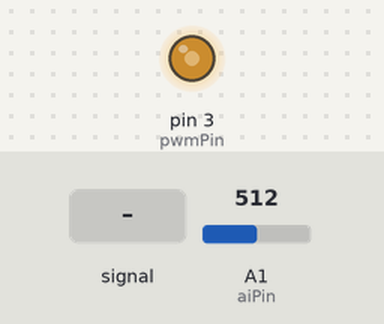
Recording of a sketch running on a simulated Arduino Uno, built with avr-gcc and run on an emulated ATmega328P. On the bench: output pins drawn as LEDs (lit = HIGH). The inputs (shaded band) are chosen by the test bench; at power-on: A1 (aiPin) = 512.

Above: at 12.3 s.
12.4 s: A1 (aiPin) fed a 2 Hz sine of ±306 counts around its level
At 12.89 s:
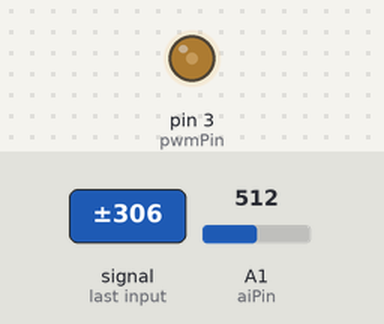
15.4 s: A1 (aiPin) set to 716
16.9 s: A1 (aiPin) set to 306
At 17.5 s:
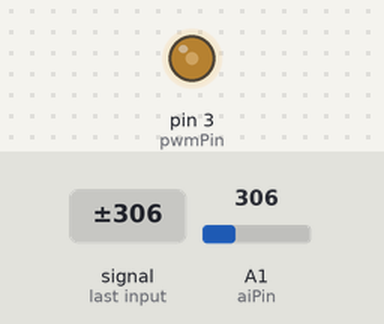
18.4 s: A1 (aiPin) fed a 200 Hz sine of ±255 counts around its level
At 19.1 s:
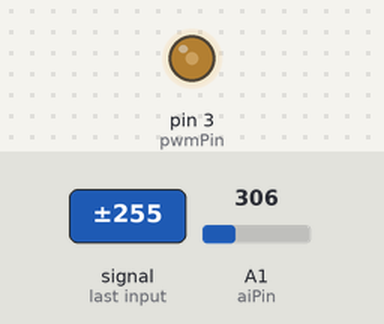
Timing chart, 0 to 20.9 s (numbered marks = the images above; inputs shaded):
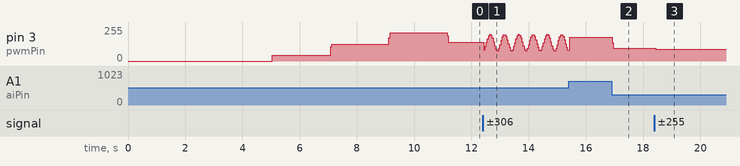

The sketch:

mA_to_PWM_Converter.ino
```cpp
int aiPin = A1;
int pwmPin = 3;
int maxOnTime = 128; //microseconds
int onTime = 0;
int aiRead = 0;

void setup() {

  ADCSRA &= ~(bit (ADPS0) | bit (ADPS1) | bit (ADPS2)); // clear prescaler bits
  ADCSRA |= bit (ADPS2);
  pinMode(pwmPin, OUTPUT);

  //soft start
  delay(5000);
  aiRead = analogRead(aiPin) >> 3;
  if (aiRead > 10) {
    for (int i = 0; i < 15000; i++) {
      digitalWrite(pwmPin, HIGH);
      delayMicroseconds(20);
      digitalWrite(pwmPin, LOW);
      delayMicroseconds(108);
    }
    for (int i = 0; i < 15000; i++) {
      digitalWrite(pwmPin, HIGH);
      delayMicroseconds(64);
      digitalWrite(pwmPin, LOW);
      delayMicroseconds(64);
    }
    for (int i = 0; i < 15000; i++) {
      digitalWrite(pwmPin, HIGH);
      delayMicroseconds(110);
      digitalWrite(pwmPin, LOW);
      delayMicroseconds(18);
    }
  }

}

void loop() {

  if (aiRead > 10) {
    digitalWrite(pwmPin, HIGH);
    delayMicroseconds(aiRead);
  }
  aiRead = analogRead(aiPin) >> 3;
  digitalWrite(pwmPin, LOW);
  delayMicroseconds(maxOnTime - aiRead);

}
```

Measured:
- after the input at 16.9 s, pin 3 (pwmPin): 180/255 → 96/255 at once
- after the input at 18.4 s, pin 3 (pwmPin): 96/255 → 89/255 at once
